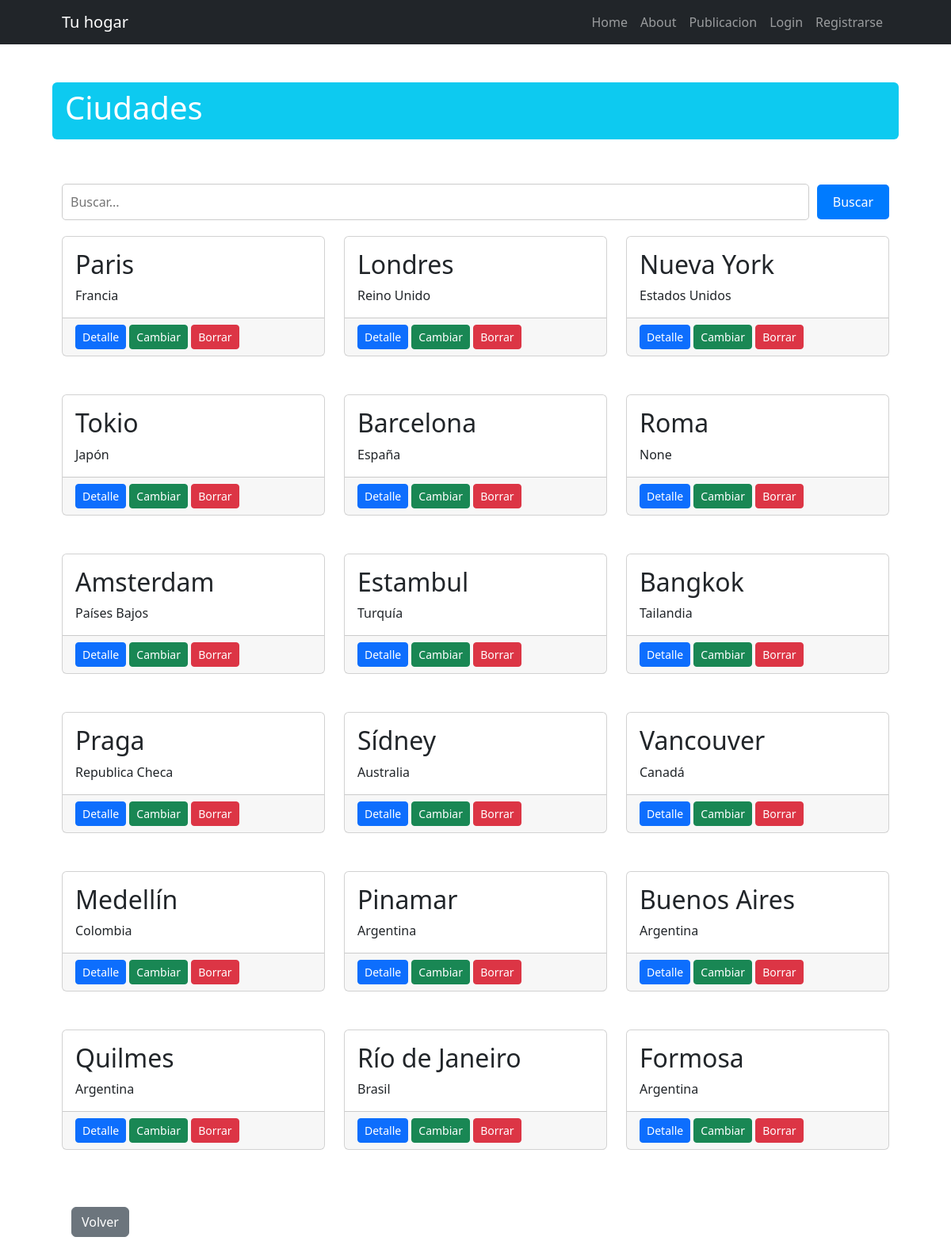
Page /publicacion/ciudad/ on the committed database.
### publicacion/models.py (models this page shows, shortened)
class Ciudad(models.Model):
    ciudad = models.CharField(max_length=200)
    pais = models.ForeignKey(Pais, on_delete=models.SET_NULL, null=True, blank=True, related_name='ciudades')
    class Meta:
        verbose_name = "Ciudad"
        verbose_name_plural = "Ciudades"

class Pais(models.Model):
    pais = models.CharField(max_length=200)
    def __str__(self) -> str:
        return self.pais
    class Meta:
        verbose_name = "País"
        verbose_name_plural = "Países"

### publicacion/views.py (the view)
# urls.py: path("ciudad/", views.CiudadList.as_view(), name="ciudad_list"),
class CiudadList(ListView):
    model = models.Ciudad
    def get_queryset(self) -> QuerySet:
        if self.request.GET.get("consulta"):
            consulta = self.request.GET.get("consulta")
            object_list = models.Ciudad.objects.filter(ciudad__icontains=consulta)
        else:
            object_list = models.Ciudad.objects.all()
        return object_list

### publicacion/templates/publicacion/ciudad_list.html (shortened to what this page needs)
{% extends 'core/base.html' %}
{% block titulo %}
    Ciudades
{% endblock titulo %}
{% block contenido %}
    <div  >
        <form action="{% url 'publicacion:ciudad_list' %}" method="get" class="form-busqueda">
            <input type="text" name="consulta" placeholder="Buscar..." class="input-busqueda">
            <button type="submit" class="btn-filtrar">Buscar</button>
        </form>
    </div>
    <div class="row row-cols-1 row-cols-md-2">
        {% for ciudad in object_list %}
            <div class="col-md-4 mb-5">
                <div class="card h-100">
                    <div class="card-body">
                        <h2 class="card-title">{{ ciudad.ciudad }}</h2>
                        <p class="card-text">{{ ciudad.pais }}</p>
                    </div>
                    <div class="card-footer">
                        <a class="btn btn-primary btn-sm" href="{% url 'publicacion:ciudad_detail' ciudad.id %}">Detalle</a>
                        <a class="btn btn-success btn-sm" href="{% url 'publicacion:ciudad_update' ciudad.id %}">Cambiar</a>
                        <a class="btn btn-danger  btn-sm" href="{% url 'publicacion:ciudad_delete' ciudad.id %}">Borrar</a>
                    </div>
                </div>
            </div>
        {% endfor %}
    </div>
    <div class="container py-lg-4">
        <a class="btn btn-secondary" href="{% url 'publicacion:home' %}">Volver</a>
    </div>
{% endblock contenido %}

### publicacion/templates/publicacion/ciudad_list.html (style rules this page uses)
.form-busqueda { display: flex; align-items: center; justify-content: center; margin-bottom: 20px; }
.input-busqueda { padding: 10px; border: 1px solid #ccc; border-radius: 5px; flex: 1; margin-right: 10px; }
.btn-filtrar { padding: 10px 20px; border: none; border-radius: 5px; background-color: #007bff; color: white; cursor: pointer; }

### rows in the picture
Ciudad: ciudad "Paris", pais "Francia"
Ciudad: ciudad "Londres", pais "Reino Unido"
Ciudad: ciudad "Nueva York", pais "Estados Unidos"
Ciudad: ciudad "Tokio", pais "Japón"
Ciudad: ciudad "Barcelona", pais "España"
Ciudad: ciudad "Roma", pais "None"
Ciudad: ciudad "Amsterdam", pais "Países Bajos"
Ciudad: ciudad "Estambul", pais "Turquía"
Ciudad: ciudad "Bangkok", pais "Tailandia"
Ciudad: ciudad "Praga", pais "Republica Checa"
Ciudad: ciudad "Sídney", pais "Australia"
Ciudad: ciudad "Vancouver", pais "Canadá"
Ciudad: ciudad "Medellín", pais "Colombia"
Ciudad: ciudad "Pinamar", pais "Argentina"
Ciudad: ciudad "Buenos Aires", pais "Argentina"
Ciudad: ciudad "Quilmes", pais "Argentina"
Ciudad: ciudad "Río de Janeiro", pais "Brasil"
Ciudad: ciudad "Formosa", pais "Argentina"
